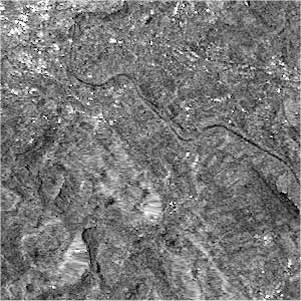
#> input picture K-means变化检测/1999.04.bmp, 301 x 301 px
$ python 'Change Detection By K-means -分开.py'
#> lines starting #> are read from the running program, lines starting #| are printed output that depends on the picture
# SAR Image change detection by k-means algorithm
#author:DR
#date:2020-07-08

'''-------------调用库-----------------------------------------------------------------------------'''

import matplotlib.pyplot as plt
import matplotlib.image as mpimg
import numpy as np
import pandas as pd
import math


'''-----------定义两图片取对数函数----------------------------------------------------------------'''

def lograte(img1,img2):
    [rows, cols, chls] = img1.shape
    rate_img = np.zeros([rows, cols, chls])
    log_img = np.zeros([rows, cols, chls])
    for i in range(rows):
        for j in range(cols):
            for k in range(chls):
                rate_img[i, j, k] = np.true_divide(img1[i, j, k]+0.1, img2[i, j, k]+0.1)
                log_img[i, j, k] = abs(math.log(rate_img[i, j, k]))

    return log_img

'''--------调用K-means算法对提取到的变化信息分类并显示图片-----------------------------------------'''

def Kmeans_one(pre_img, point):#将数据信息分为K类
    list_img = []          #定义一个空列表 #存储k个0到图片，行数随机K个值的一维数据

    while list_img.__len__() < point:
        n = np.random.randint(0,pre_img.shape[0],1)#以1为步长，随机选取0到行数间的数据
        #print(img_data.shape[0])
        if n not in list_img:
            list_img.append(n[0])
            #print(index_cls)
#①定义一个空列表
#②while循环，当列表里的个数等于给定的聚类中心时停止
#③从0到行数值之间以1为步长，随机选数字
#④如果不再列表中则加入
#⑤找到初始聚类点，跳出循环
    pre_point = pre_img[np.array(list_img)]
    c=0
    while True:
        distance = np.sqrt([np.sum((pre_img - i) ** 2, axis=1)for i in pre_point])
        now_point = np.argmin(distance, axis=0)
        now_piont_distance = np.array(list([np.average(pre_img[now_point == i], axis=0)for i in range(point)]))
        diff = np.sum((now_piont_distance - pre_point) ** 2)
        c+=0
        if diff < 1e-6 or c>50:
            break
        else:
            pre_point = now_piont_distance
    return now_point

def kmeans_tow(log_img):
    [rows, cols, chls] = log_img.shape
    log_img_one = log_img[:,:,0]
    I = log_img_one.reshape((rows * cols, 1))#整理好的单列矩阵数据
    labels=Kmeans_one(I,2)#将处理好的数据分成两类（生产差异图像信息）
    res = labels.reshape((rows, cols))#恢复行列的矩阵
    ima = np.zeros([rows, cols, chls])
    ima[:, :, 0] = res
    ima[:, :, 1] = res
    ima[:, :, 2] = res
    plt.title("Change Detection Results")
    plt.imshow(ima)
    plt.axis('off')
    plt.show()

'''------定义主函数，调用并定义值，导入图片---------------------------------------------------------'''

if __name__ == '__main__':
    img1 = mpimg.imread('1999.04.bmp')
#> img1 is the input picture: shape (301, 301, 3); min 0, max 255, mean 120.5
    img2 = mpimg.imread('1999.05.bmp')
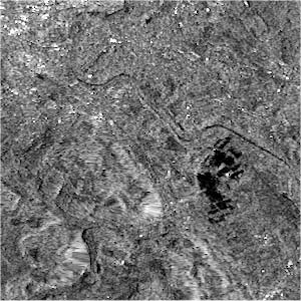
#> input picture K-means变化检测/1999.05.bmp, 301 x 301 px
#> img2 is the input picture: shape (301, 301, 3); min 0, max 255, mean 113.6
    dim = lograte(img1,img2)
#> after the loop in lograte, `for i in range(rows):`:
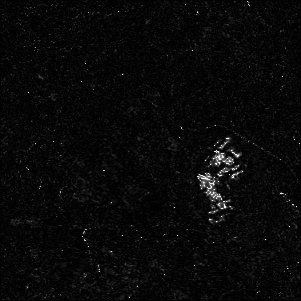
#> log_img: shape (301, 301, 3) float64; min 0, max 7.63, mean 0.28; drawn with min black and max white
#> after the loop in lograte, `for i in range(rows):`:
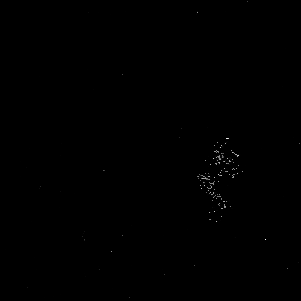
#> rate_img: shape (301, 301, 3) float64; min 0.000684, max 2061, mean 3.7; drawn with min black and max white
    dim = (dim*255).astype(np.double)
    kmeans_tow(dim)
#> in Kmeans_one, `pre_point = pre_img[np.array(list_img)]`: pre_point = [179.4, 598.2]
#> the loop in Kmeans_one, `while True:` made 10 passes
#> (diff, pre_point) on passes 1 to 9: (80184.4, [60.14, 855]), (8597.2, [61.04, 947.7]), (4661.2, [61.66, 1016]), (2126, [62.06, 1062.1]), (845.9, [62.31, 1091.2]), (223.9, [62.43, 1106.1]), (58.61, [62.49, 1113.8]), (31.6, [62.54, 1119.4]), (8.09, [62.56, 1122.3])
#> (now_piont_distance, diff) on pass 10: ([62.56, 1122.3], 0)
#> after the loop in Kmeans_one, `while True:`: c = 0
#> in kmeans_tow, `res = labels.reshape((rows, cols))#恢复行列的矩阵`:
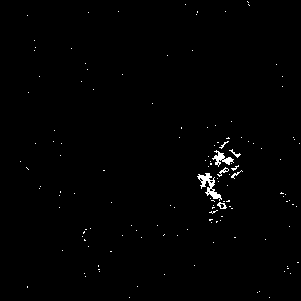
#> res: shape (301, 301) int64; values 0 (black) and 1 (white), 0.82% white in thin lines or dots
#> in kmeans_tow, `ima[:, :, 2] = res`:
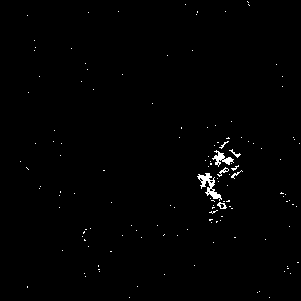
#> ima: shape (301, 301, 3) float64; values 0 (black) and 1 (white), 0.82% white in thin lines or dots
